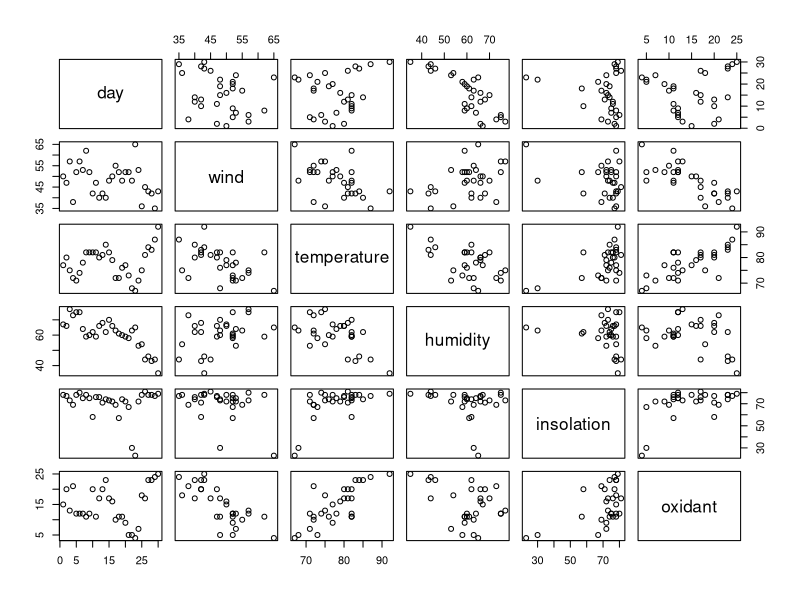
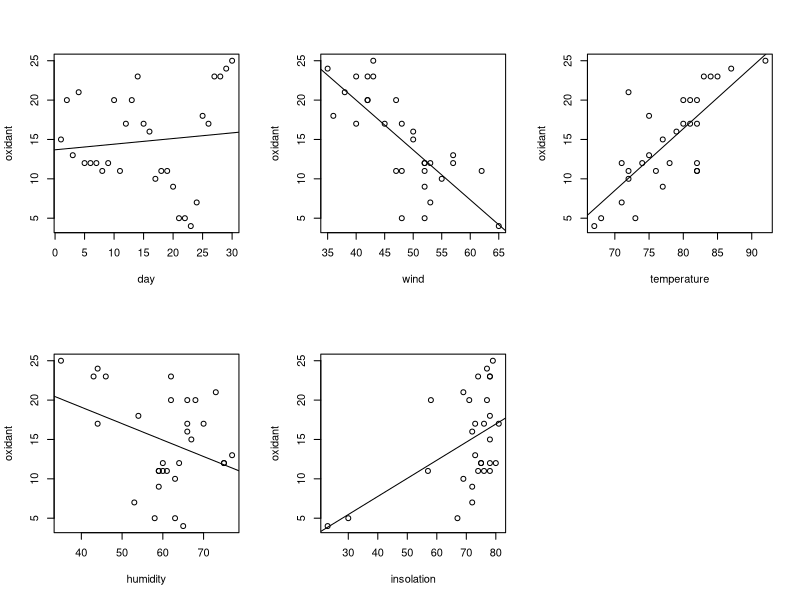

Reproduce these figures in R, in order.
data = read.table("airpollution.txt")

#2.1
pairs(data)

#2.2
par(mfrow=c(2,3))

oxday = lm(oxidant~day, data=data)
plot(oxidant~day, data=data); abline(oxday)

oxwind = lm(oxidant~wind, data=data)
plot(oxidant~wind, data=data); abline(oxwind)

oxtemp = lm(oxidant~temperature, data=data)
plot(oxidant~temperature, data=data); abline(oxtemp)

oxhum = lm(oxidant~humidity, data=data)
plot(oxidant~humidity, data=data); abline(oxhum)

oxins = lm(oxidant~insolation, data=data)
plot(oxidant~insolation, data=data); abline(oxins)
